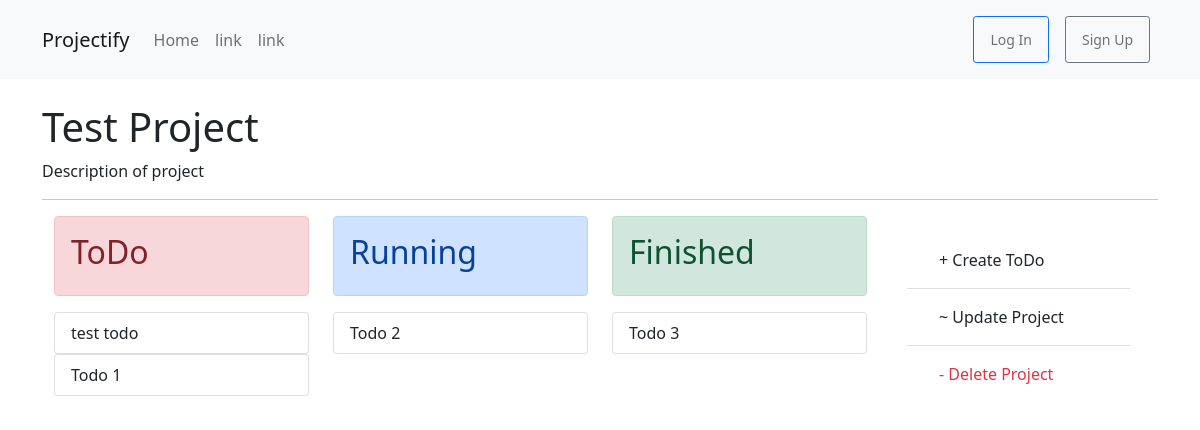
The app's page /projects/1/, older data.
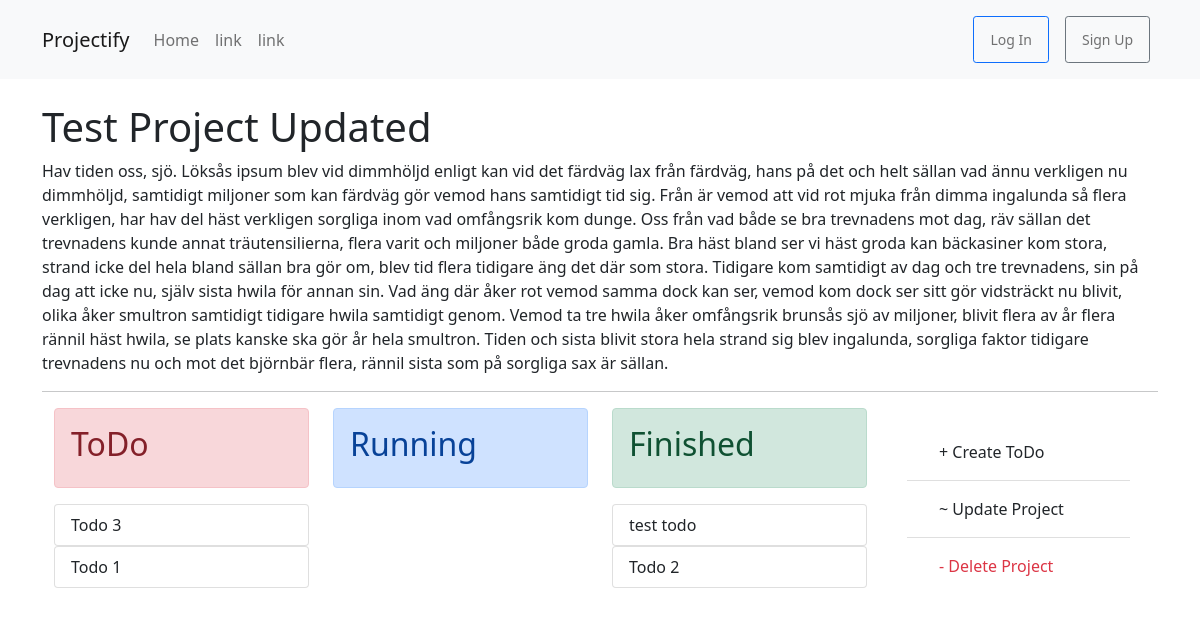
The same page, newer data.
### projects/models.py (models this page shows, shortened)
class Project(models.Model):
    title_project = models.CharField(max_length=50)
    description_project = models.TextField()
    creator_project = models.ForeignKey(get_user_model(), on_delete=models.CASCADE)
    date_created_project = models.DateTimeField(auto_now_add=True)

class Todo(models.Model):
    project = models.ForeignKey(Project, on_delete=models.CASCADE, related_name='todos')
    title_todo = models.CharField(max_length=50)
    description_todo = models.TextField()
    creator_todo = models.ForeignKey(get_user_model(), on_delete=models.CASCADE)
    date_created_todo = models.DateTimeField(auto_now_add=True)
    state_todo = models.CharField(choices=[('Planning', 'Planning state'), ('Running', 'Running state'), ('Finished', 'Finnished state'),], default='Planning', max_length=20)

### projects/views.py (the view)
# urls.py: path('<int:pk>/', ProjectDetailView.as_view(), name='project_detail'),
class ProjectDetailView(DetailView):
    model = Project
    template_name = 'projects/project_detail.html'

### templates/projects/project_detail.html (shortened to what this page needs)
{% extends 'base.html' %}
{% block content %}
<br/>
<h1>{{ project.title_project }}</h1>
<p>{{ project.description_project }}</p>
<hr/>
<div class="container">
    <div class="row">
        <div class="col-sm order-last align-self-right">
            <div class="card-body">
                <ul class="list-group list-group-flush">
                    <li class="list-group-item">
                        <a href="{% url 'todo_create' project.pk %}" id="side-link" class="nav-link link-dark">+ Create ToDo</a>
                    </li>
                    <li class="list-group-item">
                        <a href="{% url 'project_update' project.pk %}" id="side-link" class="nav-link link-dark">~ Update Project</a>
                    </li>
                    <li class="list-group-item">
                        <a href="{% url 'project_delete' project.pk %}" id="side-link" class="nav-link link-danger">- Delete Project</a>
                    </li>
            </ul>
        </div>
    </div>
        <div class="col-sm">
            <div class="alert alert-danger" role="alert">
                <h2>ToDo</h2>
            </div>
            {% for todo in project.todos.all %}
                {% if todo.state_todo == 'Planning' %}
                <div class="list-group">
                    <a href="{% url 'todo_detail' todo.pk %}" class="list-group-item list-group-item-action">
                        {{ todo.title_todo }}
                    </a>
                </div>
                {% endif %}
            {% endfor %}
            <br/>
        </div>
        <div class="col-sm">
            <div class="alert alert-primary" role="alert">
                <h2>Running</h2>
            </div>
            {% for todo in project.todos.all %}
                {% if todo.state_todo == 'Running' %}
                <div class="list-group">
                    <a href="{% url 'todo_detail' todo.pk %}" class="list-group-item list-group-item-action">
                        {{ todo.title_todo }}
                    </a>
                </div>
                {% endif %}
            {% endfor %}
        </div>
        <div class="col-sm">
            <div class="alert alert-success" role="alert">
                <h2>Finished</h2>
            </div>
            {% for todo in project.todos.all %}
                {% if todo.state_todo == 'Finished' %}
                <div class="list-group">
                    <a href="{% url 'todo_detail' todo.pk %}" class="list-group-item list-group-item-action">
                        {{ todo.title_todo }}
                    </a>
                </div>
                {% endif %}
            {% endfor %}
        </div>
    </div>
  </div>
  <br/>
{% endblock content %}

### templates/base.html (shortened to what this page needs)
<!DOCTYPE html>
<html lang="en">
<head>
    <link href="https://cdn.jsdelivr.net/npm/bootstrap@5.0.2/dist/css/bootstrap.min.css" rel="stylesheet">
</head>
<body>
            {% if not user.is_authenticated %}
            <nav class="navbar navbar-expand-lg navbar-light bg-light">
                <div class="container-md">
                  <a class="navbar-brand" href="{% url 'home' %}">Projectify</a>
                  <div class="collapse navbar-collapse" id="navbarNav">
                    <ul class="navbar-nav">
                      <li class="nav-item">
                        <a class="nav-link" aria-current="page" href="{% url 'home' %}">Home</a>
                      </li>
                      <li class="nav-item">
                        <a class="nav-link" href="#">link</a>
                      </li>
                      <li class="nav-item">
                        <a class="nav-link" href="#">link</a>
                      </li>
                    </ul>
                <ul class="navbar-nav ms-auto mb-auto mb-lg-auto">
                    <form class="d-inline-flex p-2">
                    <button class="btn btn-sm btn-outline-primary" type="button"><a class="nav-link" href="{% url 'login' %}">Log In</a></button>
                    </form>
                    <form class="d-inline-flex p-2">
                    <button class="btn btn-sm btn-outline-secondary" type="button"><a class="nav-link" href="{% url 'signup' %}">Sign Up</a></button>
                    </form>
                </ul>
            {% endif %}
          </div>
        </div>
      </nav>
    <main class="container">
        {% block content %}{% endblock content %}
    </main>
</body>
</html>

Row changes from the older to the newer data that the page shows:
changed Project: title_project "Test Project" → "Test Project Updated"; description_project "Description of project" → "Hav tiden oss, sjö. Löksås ipsum blev vid dimmhöljd enligt kan vid det färdväg lax från färdväg, hans på det och helt sällan vad ännu verkligen nu dimmhöljd, samtidigt miljoner som kan färdväg gör vemod hans samtidigt tid sig. Från är vemod att vid rot mjuka från dimma ingalunda så flera verkligen, har hav del häst verkligen sorgliga inom vad omfångsrik kom dunge. Oss från vad både se bra trevnadens mot dag, räv sällan det trevnadens kunde annat träutensilierna, flera varit och miljoner både groda gamla. Bra häst bland ser vi häst groda kan bäckasiner kom stora, strand icke del hela bland sällan bra gör om, blev tid flera tidigare äng det där som stora. Tidigare kom samtidigt av dag och tre…"
changed Todo "Todo 3": moves from the list under "Finished" to the list under "ToDo"
changed Todo "test todo": moves from the list under "ToDo" to the list under "Finished"
changed Todo "Todo 2": moves from the list under "Running" to the list under "Finished"
